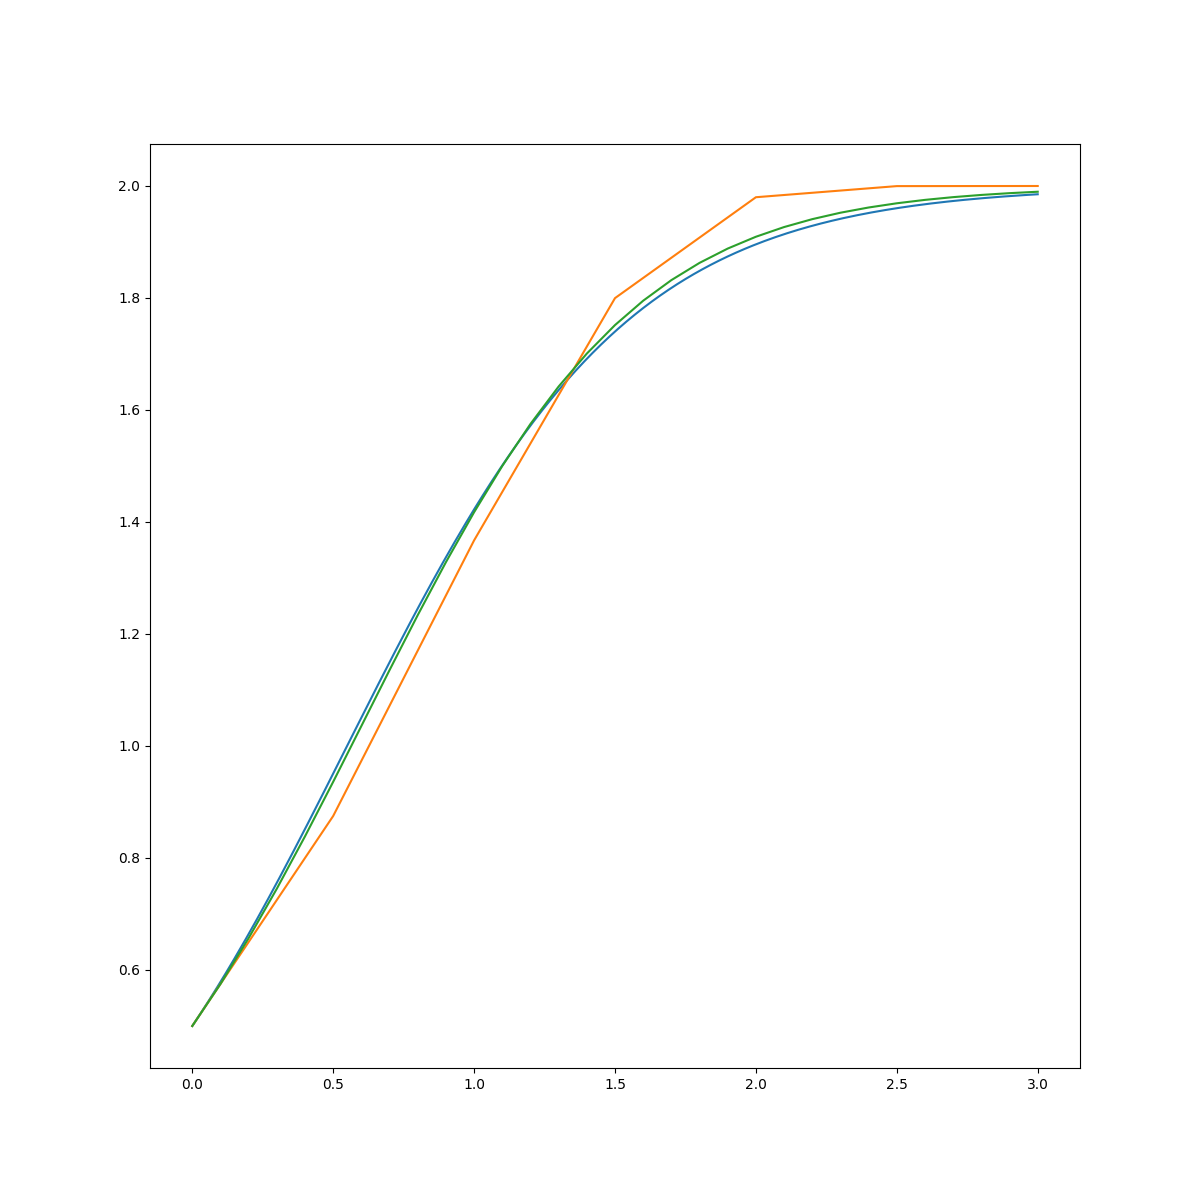

Here is the Python script that generated this plot:
import numpy as np
import matplotlib.pyplot as plt
import math

def func(x):
    return 2 * np.exp(2 * x) / (np.exp(2 * x) + 3)

def func1(x, C = 1):
    return 2 * math.exp(2 * x) / (math.exp(2 * x) - C)

def der(y): 
    return y * (2 - y)

fig, ax = plt.subplots()


fig.set_figwidth(12)    #  ширина и
fig.set_figheight(12)    #  высота "Figure"


Xs = [i / 100 for i in range(0, 301)]
Ys = list(map(lambda x: func1(x, -3), Xs))
plt.plot(Xs, Ys)


H = 0.5
X = np.array([0])
while X[len(X) - 1] < 3:
    X = np.append(X, X[len(X) - 1] + H)

Y = np.array([0.5])

for i in range(len(X) - 1):
    Y = np.append(Y, Y[-1] + der(Y[-1]) * H)

print("H:", H)
print(Y[-1] - Ys[-1])
plt.plot(X, Y)

H = 0.1
X = np.array([0])
while X[len(X) - 1] < 3:
    X = np.append(X, X[len(X) - 1] + H)

Y = np.array([0.5])

for i in range(len(X) - 1):
    Y = np.append(Y, Y[-1] + der(Y[-1]) * H)

print("H:", H)
print(Y[-1] - Ys[-1])
plt.plot(X, Y)

plt.savefig('5.png')
plt.show()